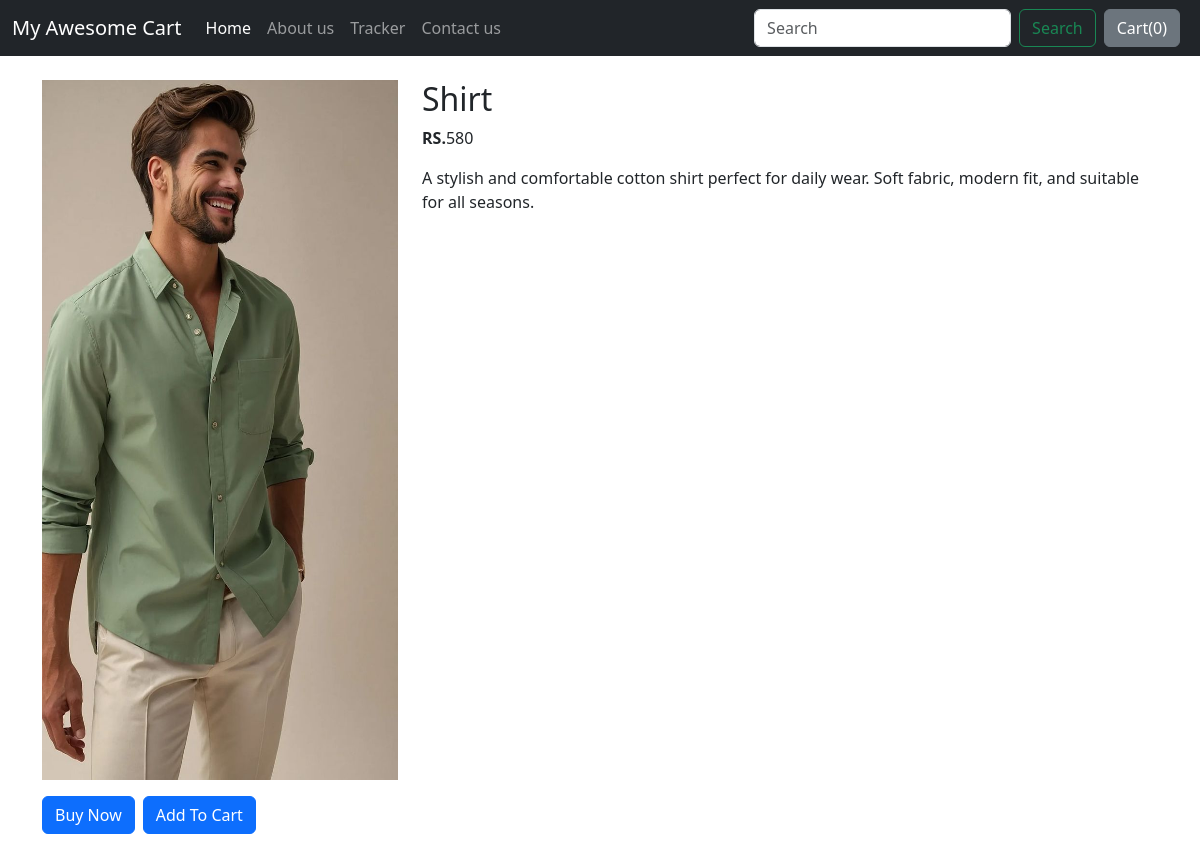
/shop/products/4, run on an earlier commit of the app's database.
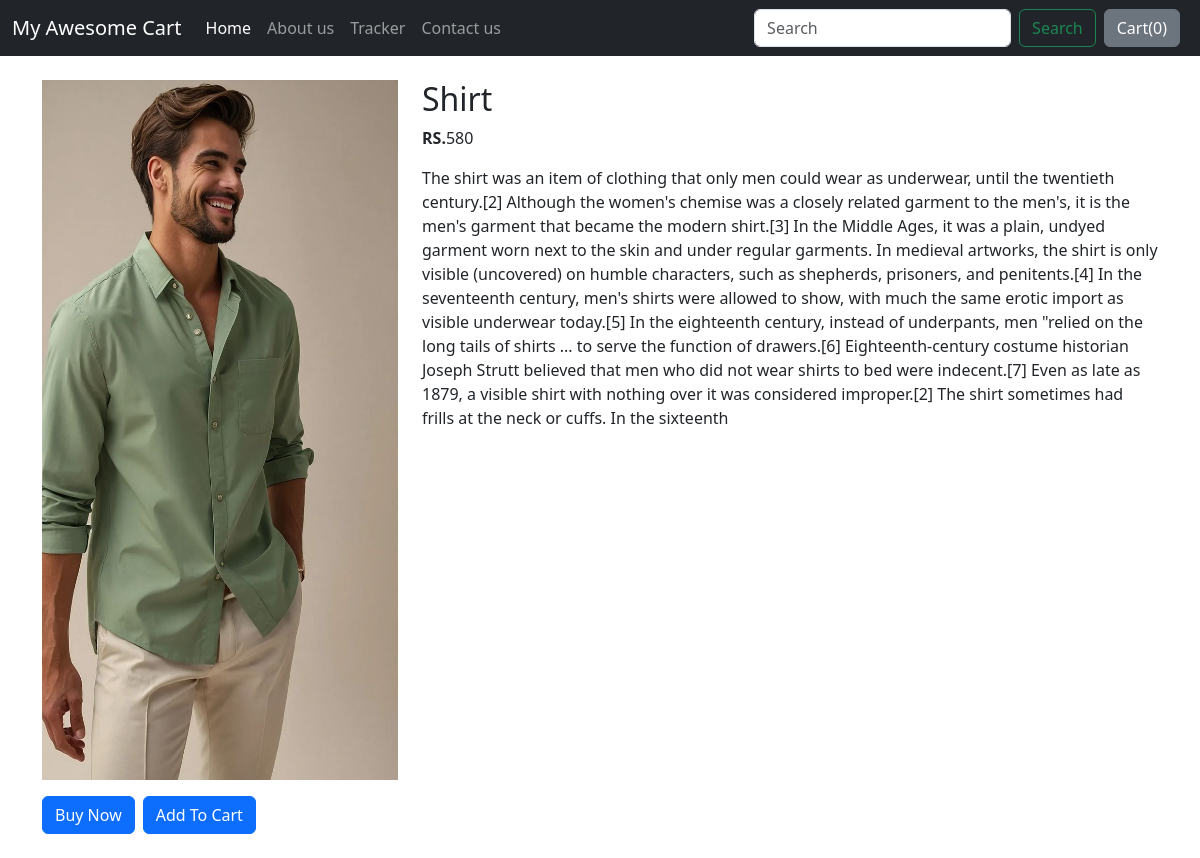
And on a later commit of the database.
### shop/models.py (models this page shows)
class Product(models.Model):
    product_name = models.CharField(max_length=20)
    desc = models.CharField(max_length=1000)
    pub_date = models.DateField()
    category = models.CharField(max_length=50, default="")
    sub_category = models.CharField(max_length=50 , default="")
    price = models.IntegerField(default='0')
    image = models.ImageField(upload_to="shop/images" , default="")
    def __str__(self):
        return self.product_name

### shop/views.py (the view)
# urls.py: path('products/<int:id>' , views.productview , name="productview"),
def productview(request , id):
    product = Product.objects.filter(id = id)
    print(product)
    return render(request ,'shop/product.html' , {'product' : product[0]})

### shop/templates/shop/product.html (shortened to what this page needs)
{% extends 'shop/base.html' %}
{% block body%}
<div class="container my-4">
    <div class="row">
        <div class="col-md-4">
            <div class="row">
                <img src='{{ product.image.url }}' width="400" height="700 ">
            </div>
            <div class="row">
                <div class="d-flex gap-2 mt-3">
                    <button class="btn btn-primary">Buy Now</button>
                    <button class="btn btn-primary">Add To Cart</button>
                </div>
            </div>
        </div>
        <div class="col-md-8">
            <h2>{{product.product_name}}</h2>
            <p><b>RS.</b>{{product.price}}</p>
            <p>{{product.desc}}</p>
        </div>
    </div>
</div>
{% endblock %}

### shop/templates/shop/base.html (shortened to what this page needs)
<!doctype html>
<html lang="en">
<head>
  <link href="https://cdn.jsdelivr.net/npm/bootstrap@5.3.8/dist/css/bootstrap.min.css" rel="stylesheet"
>
</head>
<body>
  <nav class="navbar navbar-expand-lg navbar-dark bg-dark">
    <div class="container-fluid">
      <a class="navbar-brand" href="#">My Awesome Cart</a>
      <div class="collapse navbar-collapse" id="navbarSupportedContent">
        <ul class="navbar-nav me-auto mb-2 mb-lg-0">
          <li class="nav-item">
            <a class="nav-link active" aria-current="page" href="/shop/home">Home</a>
          </li>
          <li class="nav-item">
            <a class="nav-link" href="/shop/about">About us</a>
          </li>
          <li class="nav-item">
            <a class="nav-link" href="/shop/tracker">Tracker</a>
          </li>
          <li class="nav-item">
            <a class="nav-link" href="/shop/contact">Contact us</a>
          </li>
        </ul>
        <form class="d-flex" role="search">
          <input class="form-control me-2" type="search" placeholder="Search" aria-label="Search" />
          <button class="btn btn-outline-success" type="submit">Search</button>
        </form>
        <button type="button" class="btn btn-secondary mx-2" id="popcart" data-bs-container="body" data-bs-toggle="popover" data-bs-placement="bottom" data-bs-content="Bottom popover">
          Cart(<span id="cart">0</span>)
</button>
      </div>
    </div>
  </nav>
    {% block body %}
    {% endblock %}
</body>
</html>

What changed in the data, as far as the page shows it:
changed Product "Shirt": desc "A stylish and comfortable cotton shirt perfect for daily wear. Soft fabric, modern fit, and suitable for all seasons." → "The shirt was an item of clothing that only men could wear as underwear, until the twentieth century.[2] Although the women's chemise was a closely related garment to the men's, it is the men's garment that became the modern shirt.[3] In the Middle Ages, it was a plain, undyed garment worn next to the skin and under regular garments. In medieval artworks, the shirt is only visible (uncovered) on humble characters, such as shepherds, prisoners, and penitents.[4] In the seventeenth century, men's shirts were allowed to show, with much the same erotic import as visible underwear today.[5] In the eighteenth century, instead of underpants, men \"relied on the long tails of shirts ... to serve the…"
